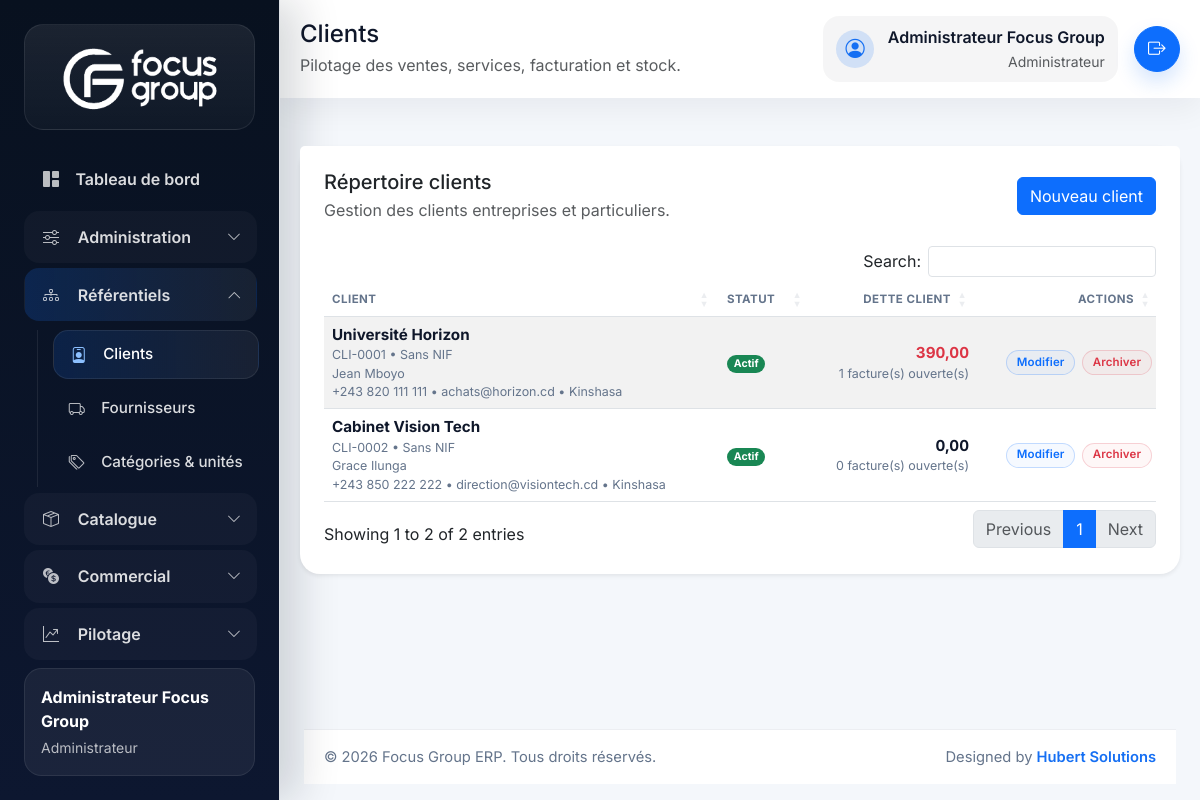
The page /index.php/clients (signed in) on the database its author committed.
### tables this page shows
CREATE TABLE clients (
    id BIGINT UNSIGNED AUTO_INCREMENT PRIMARY KEY,
    client_code VARCHAR(30) NOT NULL UNIQUE,
    company_name VARCHAR(150) NOT NULL,
    contact_name VARCHAR(150) NULL,
    phone VARCHAR(30) NULL,
    email VARCHAR(150) NULL,
    address TEXT NULL,
    city VARCHAR(100) NULL,
    tax_number VARCHAR(100) NULL,
    notes TEXT NULL,
    is_active TINYINT(1) NOT NULL DEFAULT 1,
    deleted_at DATETIME NULL,
    created_at DATETIME NOT NULL DEFAULT CURRENT_TIMESTAMP,
    updated_at DATETIME NOT NULL DEFAULT CURRENT_TIMESTAMP ON UPDATE CURRENT_TIMESTAMP
);

### app/Core/Controller.php (called while the page is built, shortened)
<?php
class Controller
{
    public function render(string $view, array $data = [], string $layout = 'app'): void
    {
        extract($data, EXTR_SKIP);
        $viewFile = view_path($view);
        require $viewFile;
    }
}

### app/Controllers/ClientController.php (called while the page is built, shortened)
<?php
final class ClientController extends Controller
{
    public function index(): void
    {
        $onlyDebtors = (string) ($_GET['debtors'] ?? '') === '1';
        $this->render('clients.index', [
            'pageTitle' => $onlyDebtors ? 'Clients endettes' : 'Clients',
            'clients' => (new Client())->all($onlyDebtors),
            'onlyDebtors' => $onlyDebtors,
        ]);
    }
}

### app/Core/Router.php (called while the page is built, shortened)
<?php
final class Router
{
    private array $routes = [];
    private function addRoute(string $method, string $uri, array $action, array $middleware = []): void
    {
        $this->routes[$method][$this->normalizePath($uri)] = [
            'action' => $action,
            'middleware' => $middleware,
        ];
    }
    public function dispatch(string $method, string $uri): void
    {
        $path = $this->normalizeRequestUri($uri);
        $route = $this->routes[$method][$path] ?? null;
        try {
            [$controllerClass, $controllerMethod] = $route['action'];
            $controller = new $controllerClass();
            $controller->{$controllerMethod}();
        } catch (Throwable $throwable) {
            http_response_code(500);
            $this->renderError(500, 'Erreur interne', $throwable->getMessage());
        }
    }
    private function normalizeRequestUri(string $uri): string
    {
        $path = parse_url($uri, PHP_URL_PATH) ?: '/';
        if ($path === '/index.php') {
            $path = '/';
        } elseif (str_starts_with($path, '/index.php/')) {
            $path = substr($path, strlen('/index.php')) ?: '/';
        }
        return $this->normalizePath($path);
    }
    private function normalizePath(string $path): string
    {
        $path = '/' . trim($path, '/');
        return $path === '//' ? '/' : (rtrim($path, '/') ?: '/');
    }
}

### index.php (called while the page is built, shortened)
<?php
$appConfig = require __DIR__ . '/config/app.php';
if (($appConfig['base_url'] ?? '') === '') {
    $scriptName = str_replace('\\', '/', (string) ($_SERVER['SCRIPT_NAME'] ?? ''));
    $basePath = str_replace('\\', '/', dirname($scriptName));
    $appConfig['base_url'] = $basePath === '/' || $basePath === '.' ? '' : rtrim($basePath, '/');
}
$GLOBALS['config'] = [
    'app' => $appConfig,
    'database' => file_exists(__DIR__ . '/config/database.local.php')
        ? require __DIR__ . '/config/database.local.php'
        : require __DIR__ . '/config/database.php',
];
require __DIR__ . '/app/Helpers/functions.php';
spl_autoload_register(static function (string $class): void {
    $prefix = 'App\\';
    $baseDir = __DIR__ . '/app/';
    $relativeClass = substr($class, strlen($prefix));
    $file = $baseDir . str_replace('\\', '/', $relativeClass) . '.php';
});
$router = new Router();
$router->dispatch($_SERVER['REQUEST_METHOD'] ?? 'GET', $_SERVER['REQUEST_URI'] ?? '/');

### app/Helpers/functions.php (called while the page is built, shortened)
<?php
if (!function_exists('config')) {
    function config(?string $key = null, mixed $default = null): mixed
    {
        $config = $GLOBALS['config'] ?? [];
        $segments = explode('.', $key);
        $value = $config;
        foreach ($segments as $segment) {
            $value = $value[$segment];
        }
        return $value;
    }
}
if (!function_exists('url')) {
    function url(string $path = ''): string
    {
        $baseUrl = rtrim((string) config('app.base_url', ''), '/');
        $path = '/' . ltrim($path, '/');
        $routePrefix = rtrim((string) config('app.route_prefix', ''), '/');
        if (str_starts_with($path, '/public/')) {
            return ($baseUrl === '' ? '' : $baseUrl) . $path;
        }
        $prefix = $routePrefix === '' ? '' : $routePrefix;
        return ($baseUrl === '' ? '' : $baseUrl) . $prefix . $path;
    }
}
if (!function_exists('e')) {
    function e(?string $value): string
    {
        return htmlspecialchars((string) $value, ENT_QUOTES, 'UTF-8');
    }
}
if (!function_exists('user_has_role')) {
    function user_has_role(array|string $roles): bool
    {
        return Auth::hasRole($roles);
    }
}
if (!function_exists('user_is_admin')) {
    function user_is_admin(): bool
    {
        return user_has_role('administrateur');
    }
}

### app/Core/Model.php (called while the page is built, shortened)
<?php
abstract class Model
{
    public function __construct()
    {
        $this->db = Database::connection();
    }
}

### app/Core/Database.php (called while the page is built, shortened)
<?php
final class Database
{
    private static ?PDO $connection = null;
    public static function connection(): PDO
    {
        $config = config('database');
        $dsn = sprintf(
            'mysql:host=%s;port=%s;dbname=%s;charset=%s',
            $config['host'],
            $config['port'],
            $config['dbname'],
            $config['charset']
        );
        try {
            self::$connection = new PDO($dsn, $config['username'], $config['password'], $config['options']);
        } catch (PDOException $exception) {
            throw new RuntimeException('Connexion MySQL impossible : ' . $exception->getMessage());
        }
        return self::$connection;
    }
}

### app/Models/Client.php (called while the page is built, shortened)
<?php
final class Client extends Model
{
    public function all(bool $onlyDebtors = false): array
    {
        $sql = "SELECT c.*,
                       COALESCE(SUM(CASE
                           WHEN i.deleted_at IS NULL
                            AND i.status IN ('validated', 'partial_paid')
                            AND i.balance_due > 0
                           THEN i.balance_due
                           ELSE 0
                       END), 0) AS outstanding_balance,
                       COALESCE(SUM(CASE
                           WHEN i.deleted_at IS NULL
                            AND i.status IN ('validated', 'partial_paid')
                            AND i.balance_due > 0
                           THEN 1
                           ELSE 0
                       END), 0) AS outstanding_invoice_count
                FROM clients c
                LEFT JOIN invoices i ON i.client_id = c.id
                WHERE c.deleted_at IS NULL
                GROUP BY c.id
                " . ($onlyDebtors ? 'HAVING outstanding_balance > 0 ' : '') . '
                ORDER BY outstanding_balance DESC, c.id DESC';
        $statement = $this->db->query($sql);
        return $statement->fetchAll();
    }
}

### app/Core/Session.php (called while the page is built, shortened)
<?php
final class Session
{
    public static function get(string $key, mixed $default = null): mixed
    {
        $segments = explode('.', $key);
        $value = $_SESSION;
        foreach ($segments as $segment) {
            $value = $value[$segment];
        }
        return $value;
    }
}

### app/Core/Auth.php (called while the page is built, shortened)
<?php
final class Auth
{
    public static function user(): ?array
    {
        $user = Session::get('auth.user');
        return is_array($user) ? $user : null;
    }
    public static function hasRole(array|string $roles): bool
    {
        $roles = (array) $roles;
        $currentRole = self::user()['role_code'] ?? null;
        return $currentRole !== null && in_array($currentRole, $roles, true);
    }
}

### app/Views/clients/index.php (the view, shortened to what this page needs)
<div class="card border-0 shadow-sm">
    <div class="card-header bg-white border-0 pt-4 px-4 d-flex justify-content-between align-items-center">
        <div>
            <h3 class="h5 mb-1">Répertoire clients</h3>
            <p class="text-muted mb-0"><?= !empty($onlyDebtors) ? 'Clients avec factures impayees ou partiellement payees.' : 'Gestion des clients entreprises et particuliers.'; ?></p>
        </div>
        <div class="d-flex gap-2">
            <a href="<?= e(url('/clients/create')); ?>" class="btn btn-primary">Nouveau client</a>
        </div>
    </div>
    <div class="card-body px-4 pb-4">
        <div class="table-responsive">
            <table class="table table-striped align-middle js-datatable">
                <thead>
                    <tr>
                        <th>Client</th>
                        <th data-mobile-hidden="true">Statut</th>
                        <th class="text-end">Dette client</th>
                        <th class="text-end">Actions</th>
                    </tr>
                </thead>
                <tbody>
                    <?php if ($clients === []): ?>
                        <tr>
                            <td colspan="4" class="p-0">
                                <div class="empty-state">
                                    <i class="bi bi-person-vcard"></i>
                                    <div class="fw-semibold mb-1">Aucun client a afficher</div>
                                    <p class="mb-0"><?= !empty($onlyDebtors) ? 'Aucun client n a actuellement de dette ouverte.' : 'Commencez par creer un premier client.'; ?></p>
                                </div>
                            </td>
                        </tr>
                    <?php else: ?>
                    <?php foreach ($clients as $client): ?>
                        <tr>
                            <td>
                                <div class="table-cell-stack">
                                    <div class="table-cell-main"><?= e($client['company_name']); ?></div>
                                    <div class="table-cell-meta"><?= e($client['client_code']); ?><?= $client['tax_number'] ? ' • ' . e($client['tax_number']) : ' • Sans NIF'; ?></div>
                                    <?php if (!empty($client['contact_name'])): ?>
                                        <div class="table-cell-meta"><?= e($client['contact_name']); ?></div>
                                    <?php endif; ?>
                                    <?php if (!empty($client['phone']) || !empty($client['email']) || !empty($client['city'])): ?>
                                        <div class="table-cell-meta">
                                            <?= e($client['phone'] ?: '—'); ?><?= $client['email'] ? ' • ' . e($client['email']) : ''; ?><?= $client['city'] ? ' • ' . e($client['city']) : ''; ?>
                                        </div>
                                    <?php endif; ?>
                                </div>
                            </td>
                            <td>
                                <span class="badge rounded-pill <?= (int) $client['is_active'] === 1 ? 'text-bg-success' : 'text-bg-secondary'; ?>">
                                    <?= (int) $client['is_active'] === 1 ? 'Actif' : 'Inactif'; ?>
                                </span>
                            </td>
                            <td class="text-end">
                                <div class="table-cell-stack align-items-end">
                                    <div class="table-cell-main text-amount <?= (float) ($client['outstanding_balance'] ?? 0) > 0 ? 'text-danger' : ''; ?>">
                                        <?= e(number_format((float) ($client['outstanding_balance'] ?? 0), 2, ',', ' ')); ?>
                                    </div>
                                    <div class="table-cell-meta">
                                        <?= e((string) ((int) ($client['outstanding_invoice_count'] ?? 0))); ?> facture(s) ouverte(s)
                                    </div>
                                </div>
                            </td>
                            <td class="text-end">
                                <div class="table-actions">
                                    <a href="<?= e(url('/clients/edit?id=' . $client['id'])); ?>" class="btn btn-sm btn-outline-primary table-action-btn">Modifier</a>
                                    <?php if (user_is_admin()): ?>
                                        <form method="post" action="<?= e(url('/clients/delete')); ?>" onsubmit="return confirm('Archiver ce client ?');">
                                            <button type="submit" class="btn btn-sm btn-outline-danger table-action-btn">Archiver</button>
                                        </form>
                                    <?php endif; ?>
                                </div>
                            </td>
                        </tr>
                    <?php endforeach; ?>
                    <?php endif; ?>
                </tbody>
            </table>
        </div>
    </div>
</div>

### public/assets/css/app.css (style rules this page uses)
:root { --fg-primary: #156ff3; --fg-primary-dark: #0c56c9; --fg-primary-soft: rgba(21, 111, 243, 0.16); --fg-dark: #0f172a; --fg-muted: #64748b; --fg-soft: #f8fafc; --fg-sidebar: #08111f; --fg-sidebar-soft: #0f1d36; }
body { font-family: 'Inter', sans-serif; background: #f4f7fb; color: var(--fg-dark); }
.card { border-radius: 1.25rem; }
.table thead th { color: var(--fg-muted); font-size: 0.72rem; text-transform: uppercase; letter-spacing: 0.04em; }
.table tbody td { vertical-align: middle; font-size: 0.88rem; line-height: 1.35; }
.table-cell-stack { display: flex; flex-direction: column; gap: 0.15rem; }
.table-cell-main { font-size: 0.95rem; font-weight: 700; color: var(--fg-dark); line-height: 1.3; }
.table-cell-meta { font-size: 0.78rem; color: var(--fg-muted); line-height: 1.3; }
.text-amount { font-variant-numeric: tabular-nums; }
.table-actions { display: inline-flex; align-items: center; justify-content: flex-end; flex-wrap: wrap; gap: 0.4rem; }
.table-action-btn { padding: 0.28rem 0.62rem; border-radius: 999px; font-size: 0.72rem; font-weight: 600; line-height: 1.2; letter-spacing: 0.01em; box-shadow: none !important; }
.table-action-btn.btn-outline-primary { color: #0d6efd; border-color: rgba(13, 110, 253, 0.22); background: rgba(13, 110, 253, 0.04); }
.table-action-btn.btn-outline-danger { color: #dc3545; border-color: rgba(220, 53, 69, 0.2); background: rgba(220, 53, 69, 0.04); }

### rows shown on the page
clients: company_name "Université Horizon", client_code "CLI-0001", shows "• Sans NIF", contact_name "Jean Mboyo", phone "+243 820 111 111", email "achats@horizon.cd", city "Kinshasa", is_active "Actif", outstanding_balance "390,00", outstanding_invoice_count "1"
clients: company_name "Cabinet Vision Tech", client_code "CLI-0002", shows "• Sans NIF", contact_name "Grace Ilunga", phone "+243 850 222 222", email "direction@visiontech.cd", city "Kinshasa", is_active "Actif", outstanding_balance "0,00", outstanding_invoice_count "0"

### other values the page prints
$currentUser['full_name'] "Administrateur Focus Group"
$currentUser['role_name'] "Administrateur"
$pageTitle "Clients"
app_scope_description() "Pilotage des ventes, services, facturation et stock."
config('app.name') "Focus Group ERP"
